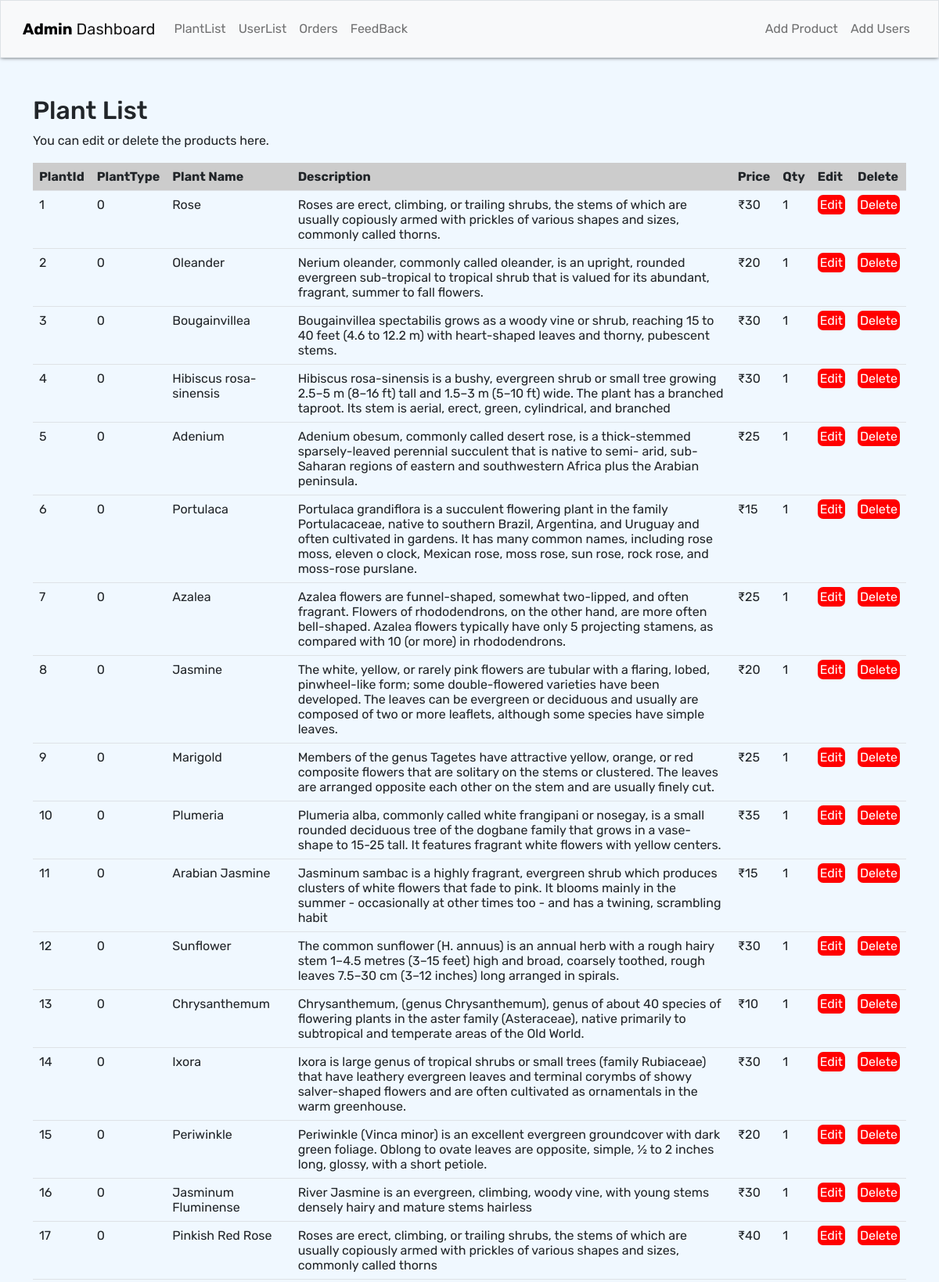
The app's page /admin/index.php (upper part) with its own data.
### tables this page shows
CREATE TABLE `plant` (
  `pid` int(11) NOT NULL,
  `pname` varchar(100) NOT NULL,
  `pdesc` varchar(500) NOT NULL,
  `imgpath` varchar(200) NOT NULL,
  `price` varchar(100) NOT NULL,
  `qty` varchar(300) NOT NULL,
  `ptype` int(13) NOT NULL
);

### admin/index.php (the view, shortened to what this page needs)
<html lang="en">
<head>
  <link rel="stylesheet" href=".\css\bootstrap.min.css">
    <link rel="stylesheet" href=".\css\bootstrap-icons.css">
    <link rel="stylesheet" href=".\css\font-awesome.min.css">
    <link rel="stylesheet" href=".\css\style.css">
  <link rel="stylesheet" href="https://cdnjs.cloudflare.com/ajax/libs/font-awesome/6.2.1/css/all.min.css" />
</head>
<body>
  <?php include "header.php" ?>
<div class="container mt-5">
  <h2>Plant List</h2>
  <p>You can edit or delete the products here.</p>
  <table class="table table-condensed">
    <thead>
      <tr bgcolor='#CCCCCC'>
      <th>PlantId</th>
      <th>PlantType</th>
        <th>Plant Name</th>
        <th>Description</th>
        <th>Price</th>
		<th>Qty</th>
		<th>Edit</th>
    <th>Delete</th>
      </tr>
    </thead>
	<tbody>
	<?php
    $servername='localhost';
    $username='root';
    $password='';
    $dbname = 'plantshop';
    $conn=mysqli_connect($servername,$username,$password,$dbname);
     $sql = "SELECT * FROM plant";
	 $data = mysqli_query($conn, $sql);
	if ($data->num_rows > 0) {
  while($row = $data->fetch_assoc()) {
    echo "<tr>
    <td>" . $row["pid"]. "</td>
    <td>" . $row["ptype"]. "</td>
    <td>" . $row["pname"]. "</td>
    <td>" . $row["pdesc"]. "</td>
    <td>₹" . $row["price"]. "</td>
    <td>" . $row["qty"]. "</td>
    <td>
    <a href=\"edit-plant.php?pid=$row[pid]\">Edit</a>
    </td>
   <td>
   <a href=\"delete-plant.php?pid=$row[pid]\" onClick=\"return confirm('Are you sure you want to delete?')\">Delete</a>
   </td>
   </tr>";
  }
} else {
  echo "0 results";
}
?>
    </tbody>
  </table>
</div>
</body>
</html>

### admin/css/style.css (style rules this page uses)
body { font-family: 'Rubik', sans-serif; background-color:aliceblue; }

### admin/index.php (style rules this page uses)
td a { color:white; text-decoration: none; background-color:red; padding:3px; border-radius:7px; }

### records on screen
plant: pid "1", ptype "0", pname "Rose", pdesc "Roses are erect, climbing, or trailing shrubs, the stems of which are usually copiously armed with prickles of various shapes and sizes, commonly called thorns.", price "30", qty "1"
plant: pid "2", ptype "0", pname "Oleander", pdesc "Nerium oleander, commonly called oleander, is an upright, rounded evergreen sub-tropical to tropical shrub that is valued for its abundant, fragrant, summer to fall flowers.", price "20", qty "1"
plant: pid "3", ptype "0", pname "Bougainvillea", pdesc "Bougainvillea spectabilis grows as a woody vine or shrub, reaching 15 to 40 feet (4.6 to 12.2 m) with heart-shaped leaves and thorny, pubescent stems.", price "30", qty "1"
plant: pid "4", ptype "0", pname "Hibiscus rosa-sinensis", pdesc "Hibiscus rosa-sinensis is a bushy, evergreen shrub or small tree growing 2.5–5 m (8–16 ft) tall and 1.5–3 m (5–10 ft) wide. The plant has a branched taproot. Its stem is aerial, erect, green, cylindrical, and branched", price "30", qty "1"
plant: pid "5", ptype "0", pname "Adenium", pdesc "Adenium obesum, commonly called desert rose, is a thick-stemmed sparsely-leaved perennial succulent that is native to semi- arid, sub-Saharan regions of eastern and southwestern Africa plus the Arabian peninsula.", price "25", qty "1"
plant: pid "6", ptype "0", pname "Portulaca", pdesc "Portulaca grandiflora is a succulent flowering plant in the family Portulacaceae, native to southern Brazil, Argentina, and Uruguay and often cultivated in gardens. It has many common names, including rose moss, eleven o clock, Mexican rose, moss rose, sun rose, rock rose, and moss-rose purslane.", price "15", qty "1"
plant: pid "7", ptype "0", pname "Azalea", pdesc "Azalea flowers are funnel-shaped, somewhat two-lipped, and often fragrant. Flowers of rhododendrons, on the other hand, are more often bell-shaped. Azalea flowers typically have only 5 projecting stamens, as compared with 10 (or more) in rhododendrons.", price "25", qty "1"
plant: pid "8", ptype "0", pname "Jasmine", pdesc "The white, yellow, or rarely pink flowers are tubular with a flaring, lobed, pinwheel-like form; some double-flowered varieties have been developed. The leaves can be evergreen or deciduous and usually are composed of two or more leaflets, although some species have simple leaves.", price "20", qty "1"
plant: pid "9", ptype "0", pname "Marigold", pdesc "Members of the genus Tagetes have attractive yellow, orange, or red composite flowers that are solitary on the stems or clustered. The leaves are arranged opposite each other on the stem and are usually finely cut.", price "25", qty "1"
plant: pid "10", ptype "0", pname "Plumeria", pdesc "Plumeria alba, commonly called white frangipani or nosegay, is a small rounded deciduous tree of the dogbane family that grows in a vase-shape to 15-25 tall. It features fragrant white flowers with yellow centers.", price "35", qty "1"
plant: pid "11", ptype "0", pname "Arabian Jasmine", pdesc "Jasminum sambac is a highly fragrant, evergreen shrub which produces clusters of white flowers that fade to pink. It blooms mainly in the summer - occasionally at other times too - and has a twining, scrambling habit", price "15", qty "1"
plant: pid "12", ptype "0", pname "Sunflower", pdesc "The common sunflower (H. annuus) is an annual herb with a rough hairy stem 1–4.5 metres (3–15 feet) high and broad, coarsely toothed, rough leaves 7.5–30 cm (3–12 inches) long arranged in spirals.", price "30", qty "1"
plant: pid "13", ptype "0", pname "Chrysanthemum", pdesc "Chrysanthemum, (genus Chrysanthemum), genus of about 40 species of flowering plants in the aster family (Asteraceae), native primarily to subtropical and temperate areas of the Old World.", price "10", qty "1"
plant: pid "14", ptype "0", pname "Ixora", pdesc "Ixora is large genus of tropical shrubs or small trees (family Rubiaceae) that have leathery evergreen leaves and terminal corymbs of showy salver-shaped flowers and are often cultivated as ornamentals in the warm greenhouse.", price "30", qty "1"
plant: pid "15", ptype "0", pname "Periwinkle", pdesc "Periwinkle (Vinca minor) is an excellent evergreen groundcover with dark green foliage. Oblong to ovate leaves are opposite, simple, ½ to 2 inches long, glossy, with a short petiole.", price "20", qty "1"
plant: pid "16", ptype "0", pname "Jasminum Fluminense", pdesc "River Jasmine is an evergreen, climbing, woody vine, with young stems densely hairy and mature stems hairless", price "30", qty "1"
plant: pid "17", ptype "0", pname "Pinkish Red Rose", pdesc "Roses are erect, climbing, or trailing shrubs, the stems of which are usually copiously armed with prickles of various shapes and sizes, commonly called thorns", price "40", qty "1"
